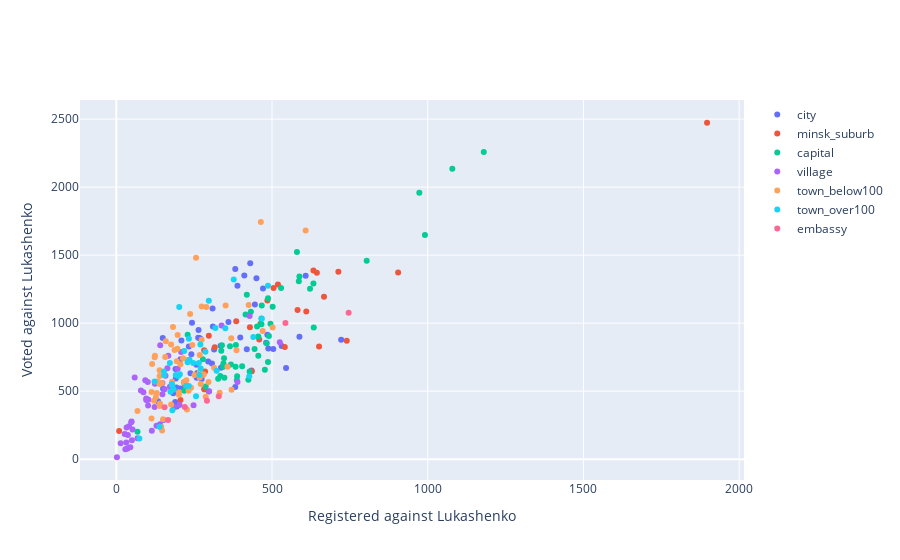

Notebook code cell kept with this figure:
### Code cell
fig = Figure()

for area in areas:
    data = df[df['area'] == area]
    
    X = data['registered'] - data['lukashenko_registered'] - data['ignore_registered'] 
    Y = official_candidates(data)
    
    fig.add_trace(Scatter(
        x=X, 
        y=Y,
        mode='markers',
        name=area,
        text=data['id'],
    ))

fig.update_xaxes(title='Registered against Lukashenko')
fig.update_yaxes(title='Voted against Lukashenko')
fig.show()
